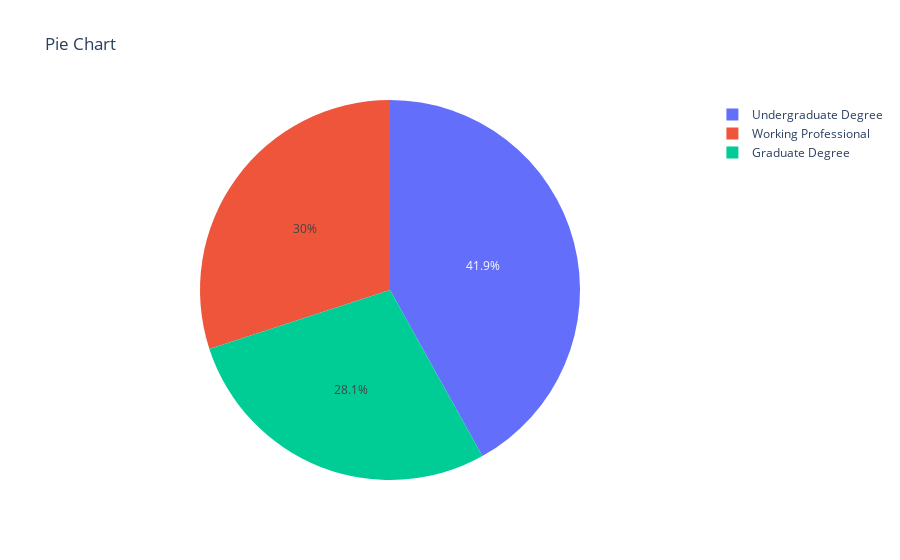

The code cell stored with this chart in its notebook:
### Code cell
fig = ps.pie(data, values =education_dis, names =education_dis.index, title = 'Pie Chart')
fig.show()

### Figure 1 — Plotly figure (JSON) as saved in the notebook; plotly's stock layout.template omitted (floating-point values rounded to 4 significant figures)
{"data": [{"domain": {"x": [0, 1], "y": [0, 1]}, "hovertemplate": "label=%{label}<br>value=%{value}<extra></extra>", "labels": ["Graduate Degree", "Undergraduate Degree", "Working Professional"], "legendgroup": "", "name": "", "showlegend": true, "type": "pie", "values": [1403, 2096, 1501]}], "layout": {"legend": {"tracegroupgap": 0}, "title": {"text": "Pie Chart"}}}
